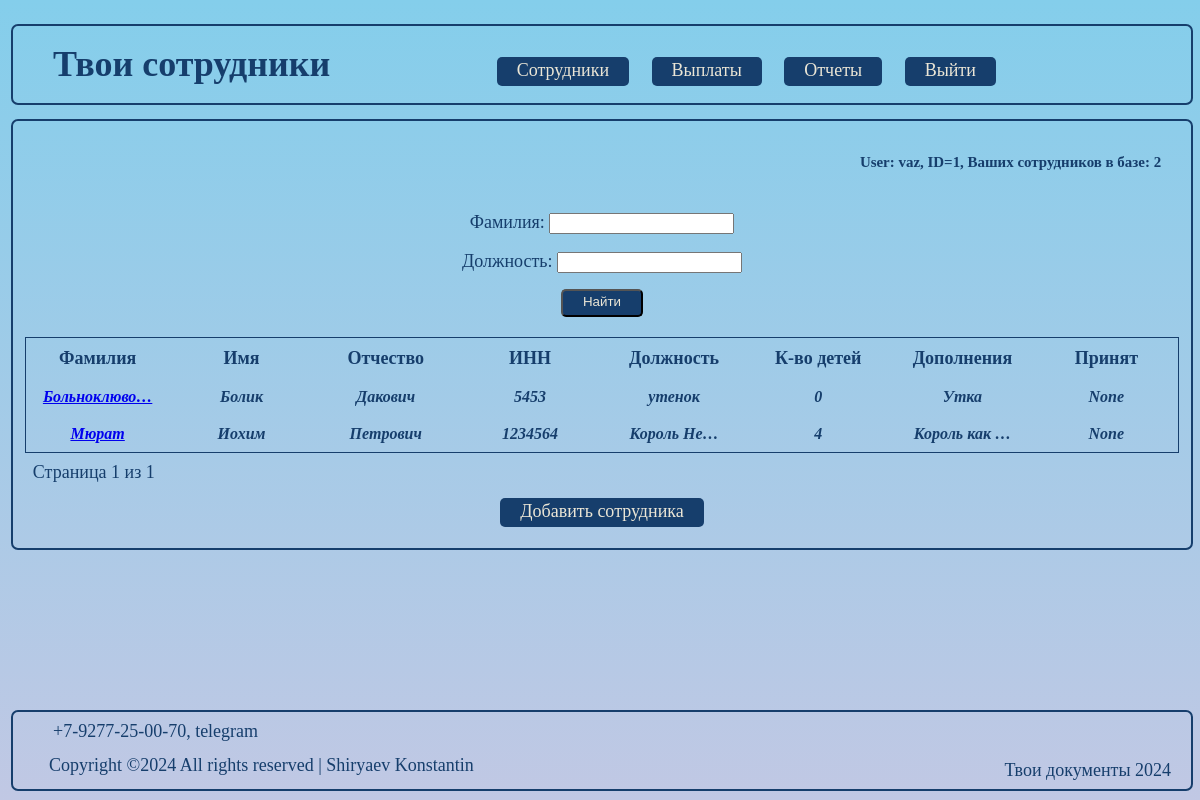
Page / (signed in) on the earlier database version.
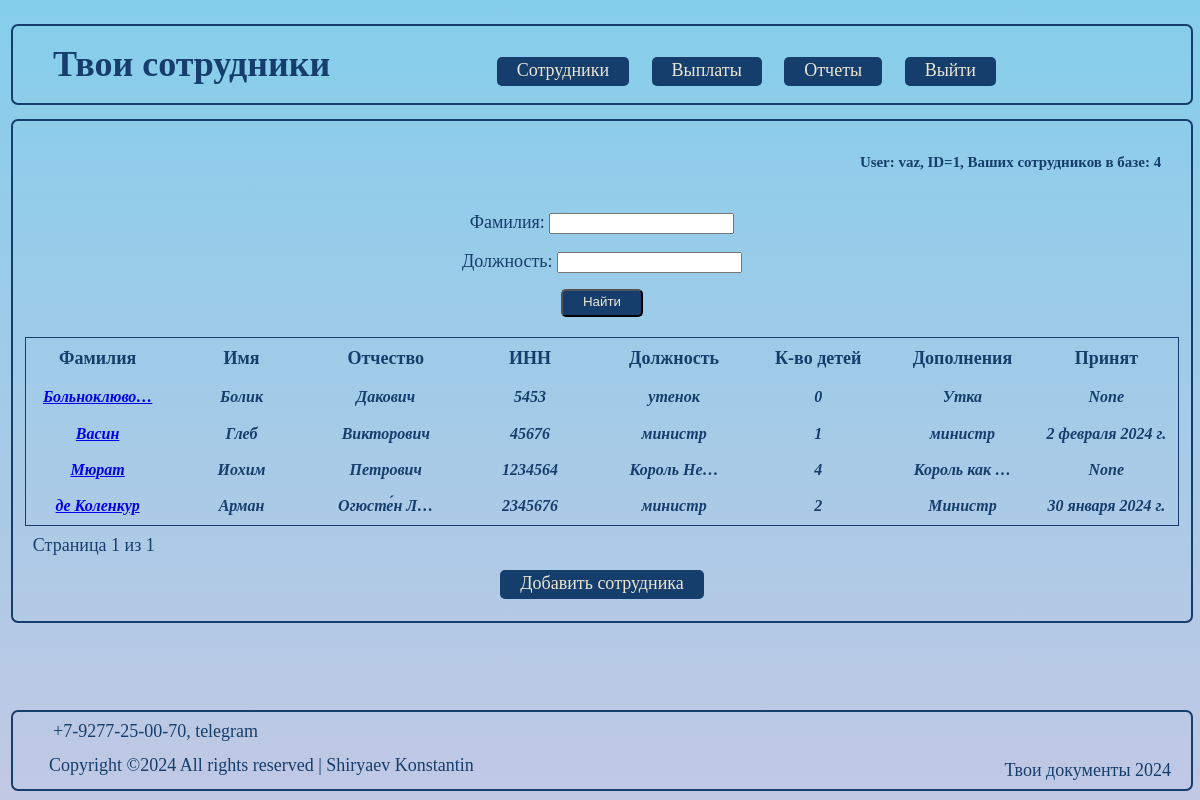
Same page on the later database version.
### taxes/models.py (models this page shows, shortened)
class Staff(models.Model):
    author = models.ForeignKey(User, on_delete=models.CASCADE, verbose_name='Компания')
    surname = models.CharField(max_length=24, verbose_name='Фамилия')
    name = models.CharField(max_length=24, verbose_name='Имя')
    patronimic = models.CharField(max_length=24, blank=True, verbose_name='Отчество')
    ITN = models.PositiveBigIntegerField(unique=True, validators=[MaxValueValidator(999999999999)], verbose_name='ИНН')
    post = models.CharField(max_length=24, verbose_name='Должность')
    dependents = models.IntegerField(default=0, verbose_name='Иждивенцы')
    employment_date = models.DateField(null=True, verbose_name='Дата приёма')
    description = models.TextField(max_length=150, blank=True, verbose_name='Описание')
    class Meta:
        ordering = ['surname']
        indexes = [
            models.Index(fields=['surname']),
            ]
        verbose_name = 'Сотрудники'
        verbose_name_plural = 'Персонал'

### taxes/views.py (the view)
# urls.py: path('', StaffList.as_view(queryset=Staff.objects.all().order_by('surname'), template_name='staff/staff.html'), name='staff'),
class StaffList(LoginRequiredMixin, ListView):
    model = Staff
    template_name = 'staff.html'
    context_object_name = 'staff'
    queryset = Staff.objects.all()
    filter_class = StaffFilter
    paginate_by = 4
    def get_queryset(self):
        self.filter = self.filter_class(self.request.GET, super().get_queryset().filter(author_id=self.request.user.id))
        return self.filter.qs.all()
    def get_context_data(self, **kwargs):
        context = super().get_context_data(**kwargs)
        context['filter'] = StaffFilter(self.request.GET, queryset=self.get_queryset())
        return context

### taxes/templates/staff/staff.html
{% extends 'flatpages/default.html' %}
{% block content %}
    <h5 class="title_1"> User: {{ request.user.username }},
        ID={{ request.user.id }},
        Ваших сотрудников в базe: {{ paginator.count }} </h5>
    {% if staff %}
    <div class="search_1">
        <form class="search-doc" method="GET">
            {{ filter.form }}
            <div class="d-grid gap-3 col-3 btn-wrapper">
                <input type="submit" class="btn" value="Найти">
            </div>
        </form>
    </div>
        <table class="table_blur">
            <thead>
                <tr>
                    <th scope="col">Фамилия</th>
                    <th scope="col">Имя</th>
                    <th scope="col">Отчество</th>
                    <th scope="col">ИНН</th>
                    <th scope="col">Должность</th>
                    <th scope="col">К-во детей</th>
                    <th scope="col">Дополнения</th>
                    <th scope="col">Принят</th>
                </tr>
            </thead>
            <tbody class="stab">
                {% for staff in staff %}
                    <tr>
                        <th scope="row"><a href="{% url 'worker' staff.id %}" class="link-dark">
                            {{ staff.surname|truncatechars:12 }}</a></th>
                        <th scope="row">{{ staff.name|truncatechars:10}}</th>
                        <th scope="row">{{ staff.patronimic|truncatechars:10 }}</th>
                        <th scope="row">{{ staff.ITN }}</th>
                        <th scope="row">{{ staff.post|truncatechars:10 }}</th>
                        <th scope="row">{{ staff.dependents }}</th>
                        <th scope="row">{{ staff.description|truncatechars:12 }}</th>
                        <th scope="col">{{ staff.employment_date }}</th>
                    </tr>
                {% endfor %}
            </tbody>
        </table>
    {% else %}
        <h2 class="doc-none">У Вас пока нет сотрудников!</h2>
    {% endif %}
    {% include "pagination.html" with page=page_obj %}
    <div class="btn-wrapper">
        <a class="btn" href="/create">Добавить сотрудника</a>
    </div >
{% endblock content %}

### taxes/templates/flatpages/default.html (shortened to what this page needs)
<!DOCTYPE html>
<html lang="ru">
	<head>
        {% load static %}
		<link href="{% static 'css/styles.css' %}" rel="stylesheet" />
    </head>
	<body>
		<div class="wrapper">
			<header>
				<div class="frame">
                    <div class="navbar-collapse">
                        <ul class="navbar-nav">
                            <li class="nav-item-first">
                                <a class="navbar-brand" href="#">
                                    {% if request.path|truncatechars:6 == "/char…" %}
                                        Твои выплаты
                                    {% elif request.path|truncatechars:6 == "/repo…" %}
                                        Твои отчеты
                                    {% elif request.path|truncatechars:6 == "/docu…" %}
                                        Твои документы
                                    {% else %}
                                        Твои сотрудники
                                    {% endif %}
                                </a>
                            </li>
                            <li class="nav-item"> <a class="btn" href="/">Сотрудники</a> </li>
                            <li class="nav-item"> <a class="btn" href="/charge">Выплаты</a> </li>
                            <li class="nav-item"> <a class="btn" href="/report">Отчеты</a> </li>
                            <li class="nav-item"> <a class="btn" href="{% url 'logout' %}">Выйти</a> </li>
                        </ul>
                    </div>
				</div>
			</header>
			<div class="frame_1">
				<div class="row">
                    {% block content %}
                    {% endblock content %}
                </div>
			</div>
			<footer>
				<div class="frame-2">
					<div class="footer">
						<div class="footer-1">+7-9277-25-00-70, telegram</div>
						<div class="footer-2">Твои документы {% now "Y" %}</div>
					</div>
					<div> <a style="position: relative; left: 2em; top: -5px">Copyright &copy;<script>document.write(new Date().getFullYear());</script> All rights reserved | Shiryaev Konstantin
                    </div>
                </div>
            </footer>
        </div>
    </body>
</html>

### taxes/templates/pagination.html (shortened to what this page needs)
<div class="paginat">
    <span class="step-links">
        <span class="current">
        Страница {{ page.number }} из {{ page.paginator.num_pages }}
        </span>
    </span>
</div>

### account/static/css/styles.css (style rules this page uses)
:root { --document_black: #163E6C; --document_red: #D20A11; --document_beige: #d6d8eb; }
html { font-family: "PT-Astra-Sans_Regular"; font-size: 18px; color: var(--document_black); line-height: 2.15; -webkit-text-size-adjust: 100%; -ms-text-size-adjust: 100%; -moz-text-size-adjust: 100%; -ms-overflow-style: scrollbar; -webkit-tap-highlight-color: rgba(0, 0, 0, 0); }
body { background: linear-gradient(#84CEEB, #C1C8E4); width: 99%; min-width:960px; max-height: 100em; }
*, *:before, *:after { box-sizing: border-box; }
tbody.stab { font-size: medium; font-style: italic; }
.wrapper { overflow: hidden; display: flex; flex-direction: column; min-height: 98.3vh; padding: 0px 5px 0px; }
footer { margin-top: auto; margin-bottom: 5px; }
header { min-height: fit-content; }
.frame { margin-left: auto; margin-right: auto; max-width: 95em; height: fit-content; outline: 2px solid #163E6C; border-radius: 5px; }
h5 { text-align: center; }
li { display: inline-block; list-style-type: none; padding-right: 1em; }
.btn { text-decoration: none; color: #EBE6D6; background-color: #163E6C; border-radius: 5px; padding: 3px 20px 6px 20px; }
div.btn-wrapper { text-align: center; padding-bottom: 1em; }
a.navbar-brand { padding-right: 4em; text-decoration: none; font-size: 2em; font-weight:bold; color: #163E6C; }
.frame_1 { margin-bottom: 20px; height: fit-content; outline: 2px solid #163E6C; border-radius: 5px; }
h5.title_1 { text-align: right; margin-right: 2em; }
.search-doc { text-align: center; }
.table_blur { table-layout: fixed; margin-left: auto; margin-right: auto; width: 98%; border-collapse: collapse; border: 1px solid #163E6C; }
a.link-dark:link { font-style: italic; }
.frame-2 { margin-left:auto; margin-right: auto; max-width: 95em; height: fit-content; outline: 2px solid #163E6C; border-radius: 5px; }
.footer-1 { margin-left: 40px; color: #163E6C; }
.footer-2 { float: right; margin-right: 20px; color: #163E6C; }
.paginat { margin-left: 1.1em; }
body { background-color: #EBE6D6; }

Differences in the rows shown:
added Staff: surname "Васин", name "Глеб", patronimic "Викторович", ITN "45676", post "министр", dependents "1", description "министр", employment_date "2 февраля 2024 г."
added Staff: surname "де Коленкур", name "Арман", patronimic "Огюсте́н Л…", ITN "2345676", post "министр", dependents "2", description "Министр", employment_date "30 января 2024 г."
Other differences:
{{ paginator.count }}: "2" → "4"
